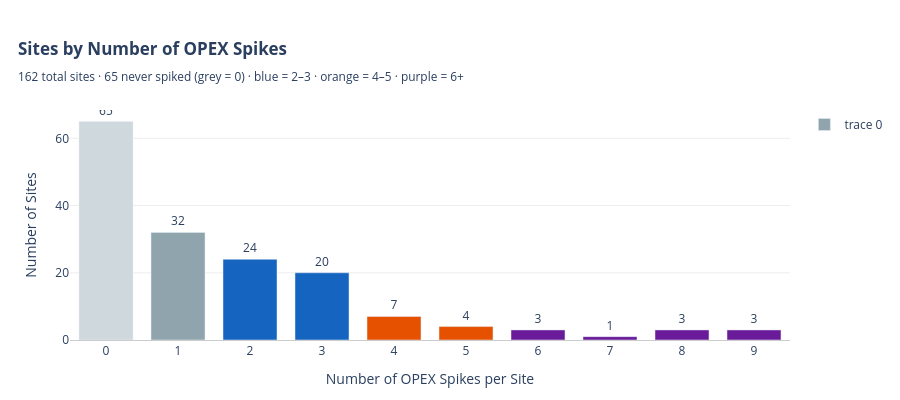

Notebook cell for this chart:
### Code cell
# ── Multi-spike site distribution ────────────────────────────────────────────
spike_counts = spikes.groupby("site_key").size().rename("n_spikes")

# All sites in data, including those with zero spikes
all_sites    = data["site_key"].nunique()
sites_spiked = spike_counts.index.nunique()
sites_zero   = all_sites - sites_spiked

def bucket(n):
    if n == 1: return "1 spike"
    if n <= 3: return "2–3 spikes"
    if n <= 5: return "4–5 spikes"
    return "6+ spikes"

spike_counts_df = spike_counts.reset_index()
spike_counts_df["bucket"] = spike_counts_df["n_spikes"].apply(bucket)

bucket_order = ["1 spike", "2–3 spikes", "4–5 spikes", "6+ spikes"]
bucket_colors = {
    "1 spike":     "#90A4AE",
    "2–3 spikes":  "#1565C0",
    "4–5 spikes":  "#E65100",
    "6+ spikes":   "#6A1B9A",
}

print(f"Total sites in portfolio : {all_sites}")
print(f"Sites with ≥1 OPEX spike : {sites_spiked}  ({sites_spiked/all_sites*100:.1f}%)")
print(f"Sites with 0 spikes      : {sites_zero}  ({sites_zero/all_sites*100:.1f}%)")
print()
print(f"  {'Bucket':<14} {'Sites':>6}  {'%':>6}  {'Avg spikes':>10}  {'Max spikes':>10}")
print("  " + "-"*50)
for b in bucket_order:
    sub = spike_counts_df[spike_counts_df["bucket"] == b]
    if len(sub) == 0:
        continue
    n = len(sub)
    print(f"  {b:<14} {n:>6}  ({n/all_sites*100:4.1f}%)  "
          f"{sub['n_spikes'].mean():>9.1f}  {sub['n_spikes'].max():>10}")

print()
print(f"  {'Total spiking':<14} {sites_spiked:>6}  (100.0%)")

# ── Bar chart: sites by spike count ──────────────────────────────────────────
count_dist = spike_counts.value_counts().sort_index().reset_index()
count_dist.columns = ["n_spikes", "n_sites"]

bar_colors = [
    "#6A1B9A" if n >= 6 else
    "#E65100" if n >= 4 else
    "#1565C0" if n >= 2 else
    "#90A4AE"
    for n in count_dist["n_spikes"]
]

fig = go.Figure()
fig.add_trace(go.Bar(
    x=count_dist["n_spikes"],
    y=count_dist["n_sites"],
    marker_color=bar_colors,
    hovertemplate="Sites with %{x} spike(s): %{y}<extra></extra>",
    text=count_dist["n_sites"],
    textposition="outside",
))

fig.update_layout(
    title=dict(
        text=(
            "<b>Sites by Number of OPEX Spikes</b>"
            f"<br><sub>{all_sites} total sites · {sites_zero} never spiked (grey = 0) · "
            "blue = 2–3 · orange = 4–5 · purple = 6+</sub>"
        ),
        x=0.02, xanchor="left",
    ),
    xaxis=dict(
        title="Number of OPEX Spikes per Site",
        dtick=1, showgrid=False, showline=True, linecolor="#CCC",
    ),
    yaxis=dict(title="Number of Sites", gridcolor="#EEE"),
    plot_bgcolor="white",
    height=400,
    margin=dict(l=70, r=40, t=110, b=60),
    bargap=0.25,
)

# add a zero-spike bar manually
fig.add_trace(go.Bar(
    x=[0], y=[sites_zero],
    marker_color="#CFD8DC",
    hovertemplate=f"Sites with 0 spikes: {sites_zero}<extra></extra>",
    text=[sites_zero], textposition="outside",
    showlegend=False,
))
fig.show()

### Figure 1 — Plotly figure (JSON) as saved in the notebook; plotly's stock layout.template omitted (floating-point values rounded to 4 significant figures)
{"data": [{"hovertemplate": "Sites with %{x} spike(s): %{y}<extra></extra>", "marker": {"color": ["#90A4AE", "#1565C0", "#1565C0", "#E65100", "#E65100", "#6A1B9A", "#6A1B9A", "#6A1B9A", "#6A1B9A"]}, "text": [32.0, 24.0, 20.0, 7.0, 4.0, 3.0, 1.0, 3.0, 3.0], "textposition": "outside", "type": "bar", "x": [1, 2, 3, 4, 5, 6, 7, 8, 9], "y": [32, 24, 20, 7, 4, 3, 1, 3, 3]}, {"hovertemplate": "Sites with 0 spikes: 65<extra></extra>", "marker": {"color": "#CFD8DC"}, "showlegend": false, "text": ["65"], "textposition": "outside", "type": "bar", "x": [0], "y": [65]}], "layout": {"bargap": 0.25, "height": 400, "margin": {"b": 60, "l": 70, "r": 40, "t": 110}, "plot_bgcolor": "white", "title": {"text": "<b>Sites by Number of OPEX Spikes</b><br><sub>162 total sites · 65 never spiked (grey = 0) · blue = 2–3 · orange = 4–5 · purple = 6+</sub>", "x": 0.02, "xanchor": "left"}, "xaxis": {"dtick": 1, "linecolor": "#CCC", "showgrid": false, "showline": true, "title": {"text": "Number of OPEX Spikes per Site"}}, "yaxis": {"gridcolor": "#EEE", "title": {"text": "Number of Sites"}}}}
